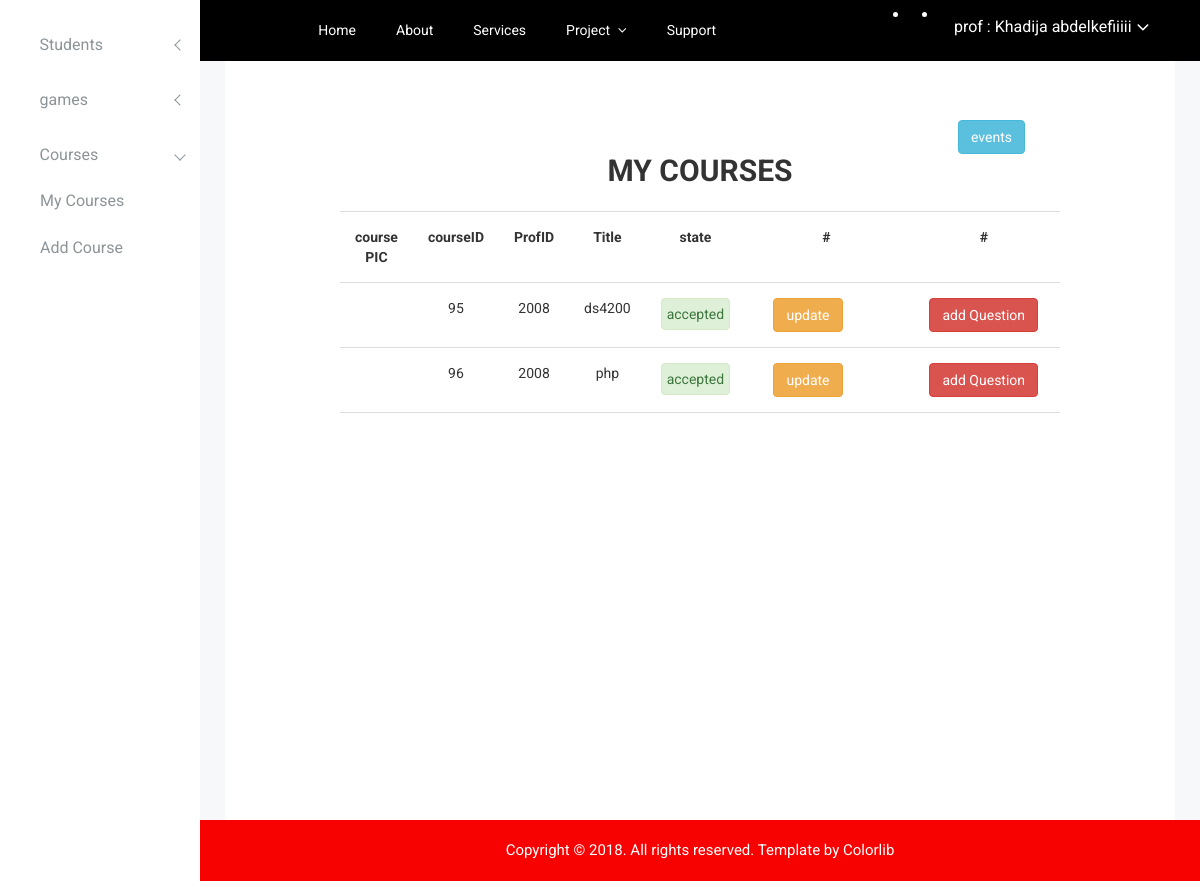
Screenshot of /CourseManagment/view/myCourse.php (signed in) with the database file from the repository.
### tables this page shows
CREATE TABLE `courses` (
  `courseID` int(20) NOT NULL,
  `profID` int(20) NOT NULL,
  `title` varchar(500) NOT NULL,
  `price` double NOT NULL,
  `Descrip` varchar(3000) NOT NULL,
  `video_url` text NOT NULL,
  `vidExt` text NOT NULL,
  `picture_url` text NOT NULL,
  `categorie` varchar(150) NOT NULL,
  `etat` int(1) NOT NULL,
  `course_fav` int(11) NOT NULL
);

### CourseManagment/controllers/CourseController.php (called while the page is built, shortened)
<?php
    class CourseC{
        function getProfCourses($idProf) {
			$sql="SELECT * from courses WHERE profID = $idProf";
			$db = config::getConnexion();
			try{
                $liste = $db->query($sql);
                return $liste;
			}
			catch (Exception $e){
				echo $e->getMessage();
			}
        }
    }
?>

### CourseManagment/view/myCourse.php (the view, shortened to what this page needs)
<?php
    require_once "./../controllers/CourseController.php";
    $courseC = new CourseC();
    $myCourses= $courseC->getProfCourses(($_SESSION['user']['ID']));
?>
<!doctype html>
<html class="no-js" lang="en">
<head>
        <link rel="stylesheet" href="https://use.fontawesome.com/releases/v5.15.4/css/all.css">
    <link rel="stylesheet" href="./../../EDu-Quiz B/css/bootstrap.min.css">
    <link rel="stylesheet" href="./../../EDu-Quiz B/css/font-awesome.min.css">
    <link rel="stylesheet" href="./../../EDu-Quiz B/css/owl.carousel.css">
    <link rel="stylesheet" href="./../../EDu-Quiz B/css/owl.theme.css">
    <link rel="stylesheet" href="./../../EDu-Quiz B/css/owl.transitions.css">
    <link rel="stylesheet" href="./../../EDu-Quiz B/css/animate.css">
    <link rel="stylesheet" href="./../../EDu-Quiz B/css/normalize.css">
    <link rel="stylesheet" href="./../../EDu-Quiz B/css/meanmenu.min.css">
    <link rel="stylesheet" href="./../../EDu-Quiz B/css/main.css">
    <link rel="stylesheet" href="./../../EDu-Quiz B/css/educate-custon-icon.css">
    <link rel="stylesheet" href="./../../EDu-Quiz B/css/morrisjs/morris.css">
    <link rel="stylesheet" href="./../../EDu-Quiz B/css/scrollbar/jquery.mCustomScrollbar.min.css">
    <link rel="stylesheet" href="./../../EDu-Quiz B/css/metisMenu/metisMenu.min.css">
    <link rel="stylesheet" href="./../../EDu-Quiz B/css/metisMenu/metisMenu-vertical.css">
    <link rel="stylesheet" href="./../../EDu-Quiz B/css/calendar/fullcalendar.min.css">
    <link rel="stylesheet" href="./../../EDu-Quiz B/css/calendar/fullcalendar.print.min.css">
    <link rel="stylesheet" href="./../../EDu-Quiz B/style.css">
    <link rel="stylesheet" href="./../../EDu-Quiz B/css/responsive.css">
</head>
<body>
    <?php require_once "./sideBar.php";?>
    <div class="all-content-wrapper">
        <div class="container-fluid">
            <div class="row">
                <div class="col-lg-12 col-md-12 col-sm-12 col-xs-12">
                    <div class="logo-pro">
                    </div>
                </div>
            </div>
        </div>
        <?php require_once "header.php" ?>
        <div style="height:100vh; width:95%;  background-color:white; padding:10% 10% 10% 10%" class="courses-area container-fluid">
            <div class="container-fluid">
                <div class="row">
                <a href="./../../eventManagment/front mehdi/Views/accueil.php" style="float : right;margin-right:50px;" class="btn btn-info" value="events">events</a>
                    <div class="col-lg-12">
                        <h2 style="text-align:center;padding:0 0 2% 0">MY COURSES</h2>
                        <table  style="border:0px solid grey;text-align:center" class="table">
                            <tr style="border-bottom: 0px solid grey;">
                                <th style="padding: 15px; border-bottom: 1px solid #ddd;text-align:center" >course PIC</th>
                                <th style="padding: 15px; border-bottom: 1px solid #ddd;text-align:center" >courseID</th>
                                <th style="padding: 15px; border-bottom: 1px solid #ddd;text-align:center" >ProfID</th>
                                <th style="padding: 15px; border-bottom: 1px solid #ddd;text-align:center" >Title</th>
                                <th style="padding: 15px; border-bottom: 1px solid #ddd;text-align:center" >state</th>
                                <th style="padding: 15px; border-bottom: 1px solid #ddd;text-align:center" >#</th>
                                <th style="padding: 15px; border-bottom: 1px solid #ddd;text-align:center" >#</th>
                            </tr>
                            <?php if( !empty($myCourses) ){ ?>
                            <?php foreach($myCourses as $course) { ?>
                            <tr>
                                <td   style="padding: 15px;border-bottom: 1px solid #ddd;border-left: 0px solid #ddd;border-right: 0px solid #ddd">
                                <?php
                            $courseID=$course['courseID'];
                            include "./../connect.php";
                            $sql = "SELECT * FROM courses WHERE picture_url= $courseID.";
                            $res = mysqli_query($conn, $sql);
                            ?>
                                </td>
                                <td   style="padding: 15px;border-bottom: 1px solid #ddd;border-left: 0px solid #ddd;border-right: 0px solid #ddd">
                                    <?php echo $course["courseID"] ?>
                                </td>
                                <td  style="padding: 15px;border-bottom: 1px solid #ddd;border-left: 0px solid #ddd;border-right: 0px solid #ddd">
                                    <?php echo $course['profID'] ?>
                                </td>
                                <td  style="padding: 15px;border-bottom: 1px solid #ddd;border-left: 0px solid #ddd;border-right: 0px solid #ddd">
                                    <?php echo $course['title'] ?>
                                </td>
                                <td  style="padding: 15px;border-bottom: 1px solid #ddd;border-left: 0px solid #ddd;border-right: 0px solid #ddd">
                                <?php if($course['etat']==0) { ?>
                                    <div   style="padding:5px;width:100%;margin-bottom:0" class="alert alert-warning" role="alert">
                                    pending
                                    </div>
                                    <?php }else if($course['etat']==1){ ?>
                                    <div   style="padding:5px;width:100%;margin-bottom:0" class="alert alert-success" role="alert">
                                    accepted
                                    </div>
                                        <?php }else{ ?>
                                            <div   style="padding:5px;width:100%;margin-bottom:0" class="alert alert-danger" role="alert">
                                    declined
                                    </div>
                                            <?php } ?>
                                </td>
                                <td style="width:400px; padding: 15px;border-bottom: 1px solid #ddd;border-left: 0px solid #ddd;border-right: 0px solid #ddd">
                                    <form  action="./update-course.php" method="POST">
                                        <input style="float : right;margin-right:50px;" class="btn btn-warning" type="submit" value="update">
                                    </form>
                                </td>
                                <td style="width:400px; padding: 15px;border-bottom: 1px solid #ddd;border-left: 0px solid #ddd;border-right: 0px solid #ddd">
                                <form  action="./add-question-quiz.php" method="POST">
                                        <input  class="btn btn-danger" type="submit" value="add Question">
                                    </form>
                                </td>
                            </tr>
                            <?php } ?>
                            <?php } ?>
                        </table>
                    </div>
                </div>
            </div>
        </div>
        <div class="footer-copyright-area">
            <div class="container-fluid">
                <div class="row">
                    <div class="col-lg-12 col-md-12 col-sm-12 col-xs-12">
                        <div class="footer-copy-right">
                            <p>Copyright © 2018. All rights reserved. Template by <a
                                    href="https://colorlib.com/wp/templates/">Colorlib</a></p>
                        </div>
                    </div>
                </div>
            </div>
        </div>
    </div>
</body>
</html>

### EDu-Quiz B/css/main.css (style rules this page uses)
html { color: #222; font-size: 1em; line-height: 1.4; }

### rows the page displays
courses: courseID "95", profID "2008", title "ds4200", etat "accepted"
courses: courseID "96", profID "2008", title "php", etat "accepted"

### other values shown
$_SESSION['user']['role'] "prof"
$_SESSION['user']['first_Name'] "Khadija"
$_SESSION['user']['last_Name'] "abdelkefiiiii"
